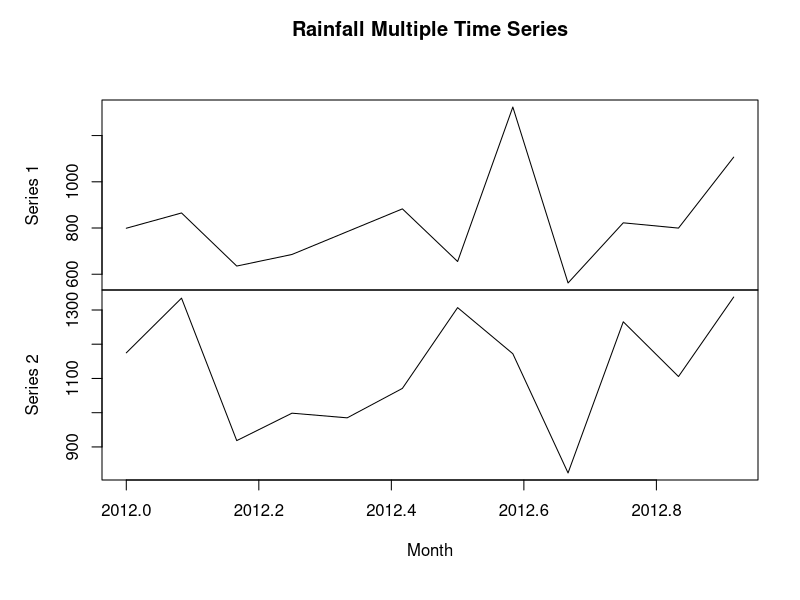

The R source for this figure:
"
Multiple Time Series
We can plot multiple time series in one chart
by combining both the series into a matrix.
"

# Get the data points in form of a R vector.
rainfall1 <- c(799,1174.8,865.1,1334.6,635.4,918.5,685.5,998.6,784.2,985,882.8,1071)
rainfall2 <- c(655,1306.9,1323.4,1172.2,562.2,824,822.4,1265.5,799.6,1105.6,1106.7,1337.8)

#convert the vectors into a matrix
combined.rainfall <- matrix(c(rainfall1, rainfall2), nrow = 12, ncol = 2, byrow = TRUE)

# Create a time series object.
combined.rainfall.timeseries <- ts(combined.rainfall, start = c(2012, 1), end = c(2012, 12), frequency = 12)

# Print the time series object.
print(combined.rainfall.timeseries)

#Give the chart file a name
png(file = "combined_rainfall.png")

# Plot the time series data.
plot(combined.rainfall.timeseries, main = "Rainfall Multiple Time Series", ylab = "Rainfall", xlab = "Month")

# Save the file.
dev.off()